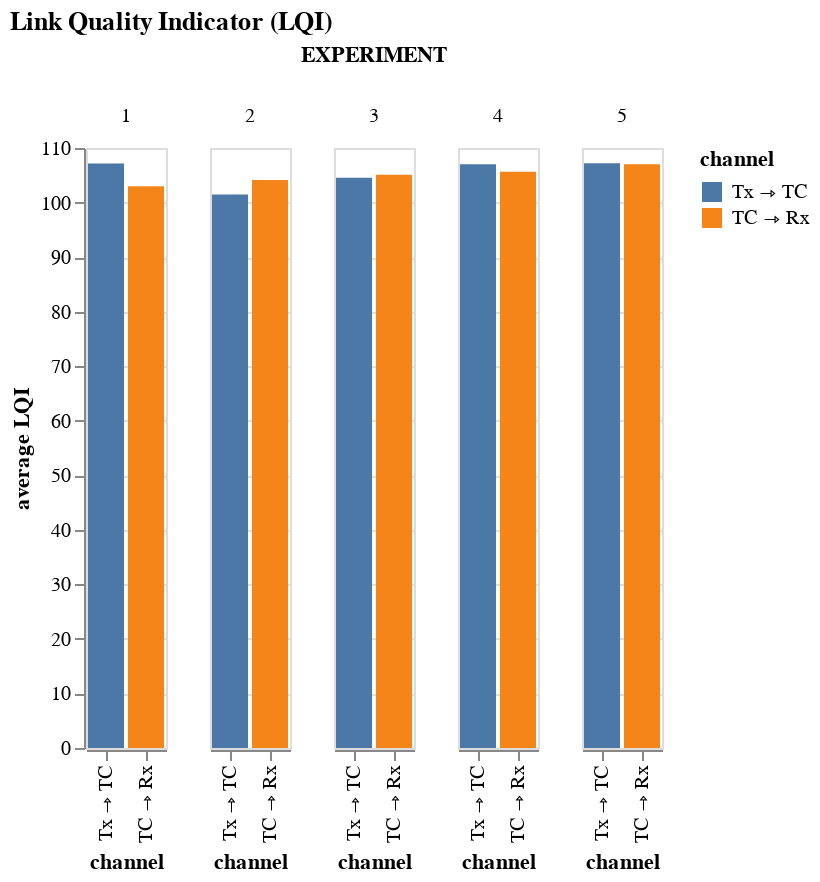

Notebook source saved alongside this figure:
### Markdown cell above
### LQI

### Code cell
alt.Chart(Metrics_df, title="Link Quality Indicator (LQI)").mark_bar().transform_calculate(
    channel="datum.FROM + ' ⇾ ' + datum.TO"
).encode(
    column="EXPERIMENT:N",
    y=alt.Y("average(LQI)", title = "average LQI"),
    color=alt.Color('channel:N', sort="descending"),
    x=alt.X('channel:N', sort="descending")
)

### Figure 1 — Vega-Lite specification as saved in the notebook (floating-point values rounded to 4 significant figures; data arrays with more than 128 entries replaced by an {"elided": "..."} marker saying what was removed)
{"config": {"view": {"continuousWidth": 400, "continuousHeight": 300}}, "data": {"name": "data-e31a1f1d07f7e173572a7778f730ce06"}, "mark": "bar", "encoding": {"color": {"field": "channel", "sort": "descending", "type": "nominal"}, "column": {"field": "EXPERIMENT", "type": "nominal"}, "x": {"field": "channel", "sort": "descending", "type": "nominal"}, "y": {"aggregate": "average", "field": "LQI", "title": "average LQI", "type": "quantitative"}}, "title": "Link Quality Indicator (LQI)", "transform": [{"calculate": "datum.FROM + ' ⇾ ' + datum.TO", "as": "channel"}], "$schema": "https://vega.github.io/schema/vega-lite/v4.17.0.json", "datasets": {"data-e31a1f1d07f7e173572a7778f730ce06": {"elided": "809 records"}}}
